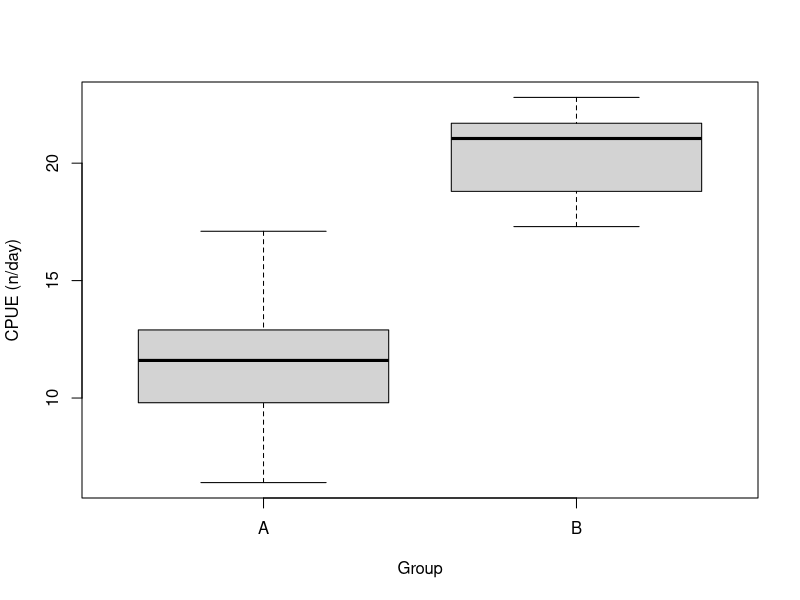

The R source for this figure:
#Create data frame
dat2 = data.frame(cpue = c(8.9,11.9,11.3,13.2,10.2,9.8,6.4,12.9,12.9,17.1,
                           21.7,22.3,21.2,20.9,18.8,20.9,17.3,18.4,22.8,21.3),
                  group = c("A","A","A","A","A","A","A","A","A","A",
                            "B","B","B","B","B","B","B","B","B","B"))

#Print data frame
dat2

#Summary statistics
#Average CPUE per group
tapply(X = dat2$cpue, INDEX = dat2$group, FUN = mean)

#Standard deviation of CPUE per group
tapply(X = dat2$cpue, INDEX = dat2$group, FUN = sd)

#Create Boxplot
boxplot(dat2$cpue~dat2$group,
        ylab = "CPUE (n/day)", xlab = "Group")

#t test
res2 = t.test(dat2$cpue~dat2$group, var.equal=TRUE)
#print results
res2